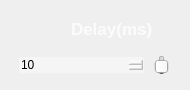
                 <widget class="QFrame" name="Delay_QF">
                  <property name="minimumSize">
                   <size>
                    <width>190</width>
                    <height>90</height>
                   </size>
                  </property>
                  <property name="maximumSize">
                   <size>
                    <width>190</width>
                    <height>90</height>
                   </size>
                  </property>
                  <property name="styleSheet">
                   <string notr="true">QFrame#Delay_QF{
border:2px solid rgba(255, 255, 255, 70);
border-radius:15px;
}</string>
                  </property>
                  <layout class="QVBoxLayout" name="verticalLayout_19">
                   <item>
                    <widget class="QPushButton" name="ToggleBotton_4">
                     <property name="sizePolicy">
                      <sizepolicy hsizetype="Expanding" vsizetype="Fixed">
                       <horstretch>0</horstretch>
                       <verstretch>0</verstretch>
                      </sizepolicy>
                     </property>
                     <property name="minimumSize">
                      <size>
                       <width>0</width>
                       <height>30</height>
                      </size>
                     </property>
                     <property name="maximumSize">
                      <size>
                       <width>16777215</width>
                       <height>30</height>
                      </size>
                     </property>
                     <property name="font">
                      <font>
                       <family>Nirmala UI</family>
                       <pointsize>13</pointsize>
                       <italic>false</italic>
                       <bold>true</bold>
                      </font>
                     </property>
                     <property name="cursor">
                      <cursorShape>ArrowCursor</cursorShape>
                     </property>
                     <property name="mouseTracking">
                      <bool>true</bool>
                     </property>
                     <property name="focusPolicy">
                      <enum>Qt::FocusPolicy::NoFocus</enum>
                     </property>
                     <property name="contextMenuPolicy">
                      <enum>Qt::ContextMenuPolicy::NoContextMenu</enum>
                     </property>
                     <property name="layoutDirection">
                      <enum>Qt::LayoutDirection::LeftToRight</enum>
                     </property>
                     <property name="autoFillBackground">
                      <bool>false</bool>
                     </property>
                     <property name="styleSheet">
                      <string notr="true">QPushButton{
background-image: url(:/all/img/delay.png);
background-repeat: no-repeat;
background-position: left center;
border: none;
border-left: 20px solid transparent;

text-align: left;
padding-left: 40px;
padding-bottom: 2px;
color: rgba(255, 255, 255, 199);
font: 700 13pt &quot;Nirmala UI&quot;;
}</string>
                     </property>
                     <property name="text">
                      <string>Delay(ms)</string>
                     </property>
                     <property name="icon">
                      <iconset theme="zoom-out"/>
                     </property>
                     <property name="autoDefault">
                      <bool>false</bool>
                     </property>
                     <property name="default">
                      <bool>false</bool>
                     </property>
                     <property name="flat">
                      <bool>false</bool>
                     </property>
                    </widget>
                   </item>
                   <item>
                    <widget class="QFrame" name="frame_2">
                     <property name="sizePolicy">
                      <sizepolicy hsizetype="Preferred" vsizetype="Preferred">
                       <horstretch>0</horstretch>
                       <verstretch>0</verstretch>
                      </sizepolicy>
                     </property>
                     <property name="minimumSize">
                      <size>
                       <width>0</width>
                       <height>20</height>
                      </size>
                     </property>
                     <property name="maximumSize">
                      <size>
                       <width>16777215</width>
                       <height>20</height>
                      </size>
                     </property>
                     <layout class="QHBoxLayout" name="horizontalLayout_12">
                      <property name="spacing">
                       <number>10</number>
                      </property>
                      <property name="leftMargin">
                       <number>8</number>
                      </property>
                      <property name="topMargin">
                       <number>0</number>
                      </property>
                      <property name="rightMargin">
                       <number>10</number>
                      </property>
                      <property name="bottomMargin">
                       <number>0</number>
                      </property>
                      <item>
                       <widget class="QSpinBox" name="speed_spinbox">
                        <property name="styleSheet">
                         <string notr="true">QSpinBox {
border: 0px solid lightgray;
border-radius: 2px;
background-color: rgba(255,255,255,90);
font: 600 9pt &quot;Segoe UI&quot;;
}
        
QSpinBox::up-button {
width: 10px;
height: 9px;
margin: 0px 3px 0px 0px;
border-image: url(:/all/img/box_up.png);
}
QSpinBox::up-button:pressed {
margin-top: 1px;
}
            
QSpinBox::down-button {
width: 10px;
height: 9px;
margin: 0px 3px 0px 0px;
border-image: url(:/all/img/box_down.png);
}
QSpinBox::down-button:pressed {
margin-bottom: 1px;
}</string>
                        </property>
                        <property name="maximum">
                         <number>50</number>
                        </property>
                        <property name="value">
                         <number>10</number>
                        </property>
                       </widget>
                      </item>
                      <item>
                       <widget class="QSlider" name="speed_slider">
                        <property name="cursor">
                         <cursorShape>PointingHandCursor</cursorShape>
                        </property>
                        <property name="styleSheet">
                         <string notr="true">QSlider::groove:horizontal {
border: none;
height: 10px;
background-color: rgba(255,255,255,90);
border-radius: 5px;
}

QSlider::handle:horizontal {
width: 10px;
margin: -1px 0px -1px 0px;
border-radius: 3px;
background-color: white;
}

QSlider::sub-page:horizontal {
background-color: qradialgradient(cx:0, cy:0, radius:1, fx:0.1, fy:0.1, stop:0 rgb(253, 139, 133),  stop:1 rgb(248, 194, 152));
border-radius: 5px;
}</string>
                        </property>
                        <property name="maximum">
                         <number>50</number>
                        </property>
                        <property name="value">
                         <number>10</number>
                        </property>
                       </widget>
                      </item>
                     </layout>
                    </widget>
                   </item>
                  </layout>
                 </widget>
